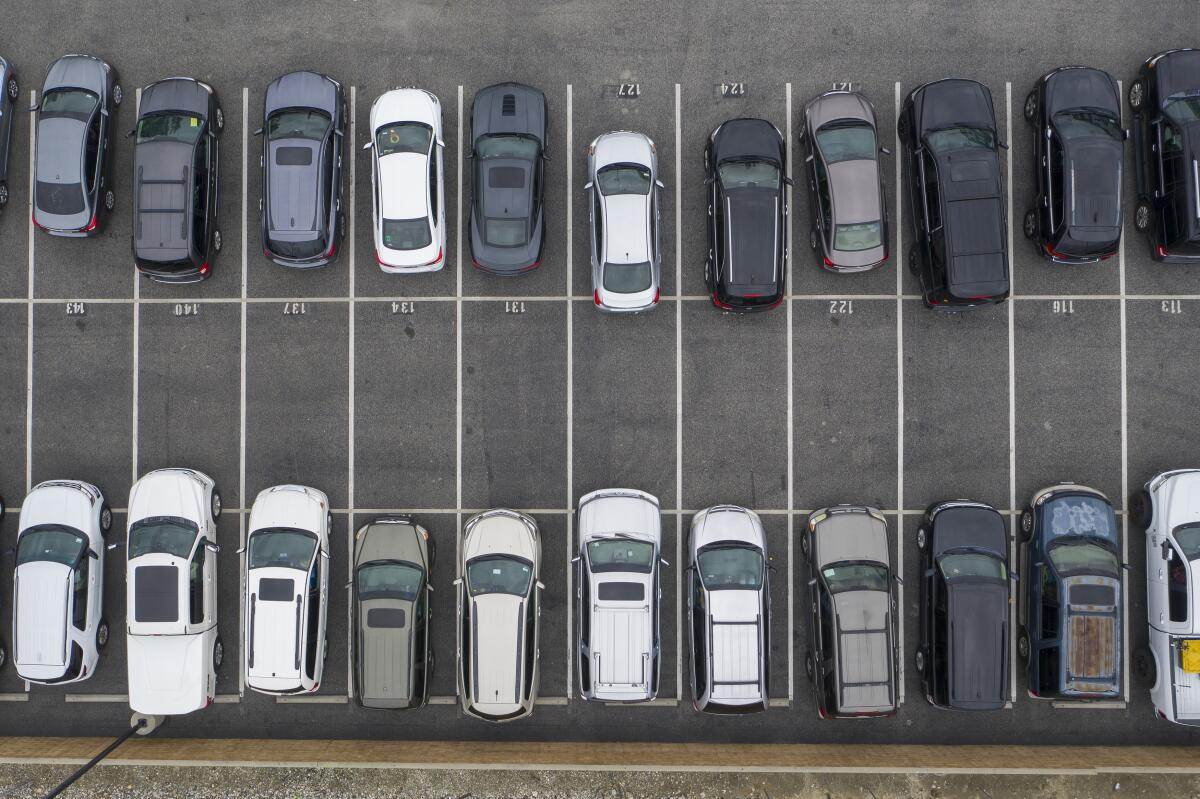
#> input picture Laporan Praktikum 3 dan 4_Alfian Riswandi_202231005/1.jpg, 1200 x 799 px
$ jupyter execute 'Laporan Praktikum 3 dan 4_Alfian Riswandi_202231005.ipynb'
#> lines starting #> are read from the running program, lines starting #| are printed output that depends on the picture; after the words box and inside, x2 and y2 are one past the last pixel; in counts of white or black regions, pixels touching at a corner belong together
## Praktikum Tepi dan Garis Menggunakan Gambar

[cell 1]
import cv2
import matplotlib.pyplot as plt
import numpy as np

[cell 2]
image_color = cv2.imread('1.jpg')
#> image_color is the input picture: shape (799, 1200, 3); mean B, G, R 104.3, 103.1, 103
image_gray = cv2.cvtColor(image_color, cv2.COLOR_BGR2GRAY)

[cell 3]
fig, ax = plt.subplots(1, 2, figsize=(12, 6))

ax[0].imshow(cv2.cvtColor(image_color, cv2.COLOR_BGR2RGB))
ax[0].set_title('Gambar Asli')
ax[0].axis('off')

ax[1].imshow(image_gray, cmap='gray')
ax[1].set_title('Gambar Gray')
ax[1].axis('off')

plt.show()
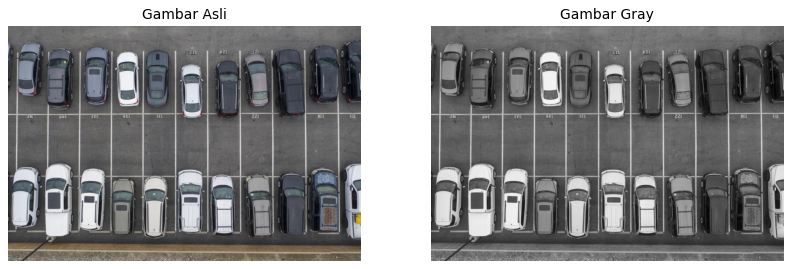
#> figure drawn by matplotlib, 2 panels

[cell 4]
edges = cv2.Canny(image_gray, 100, 200)
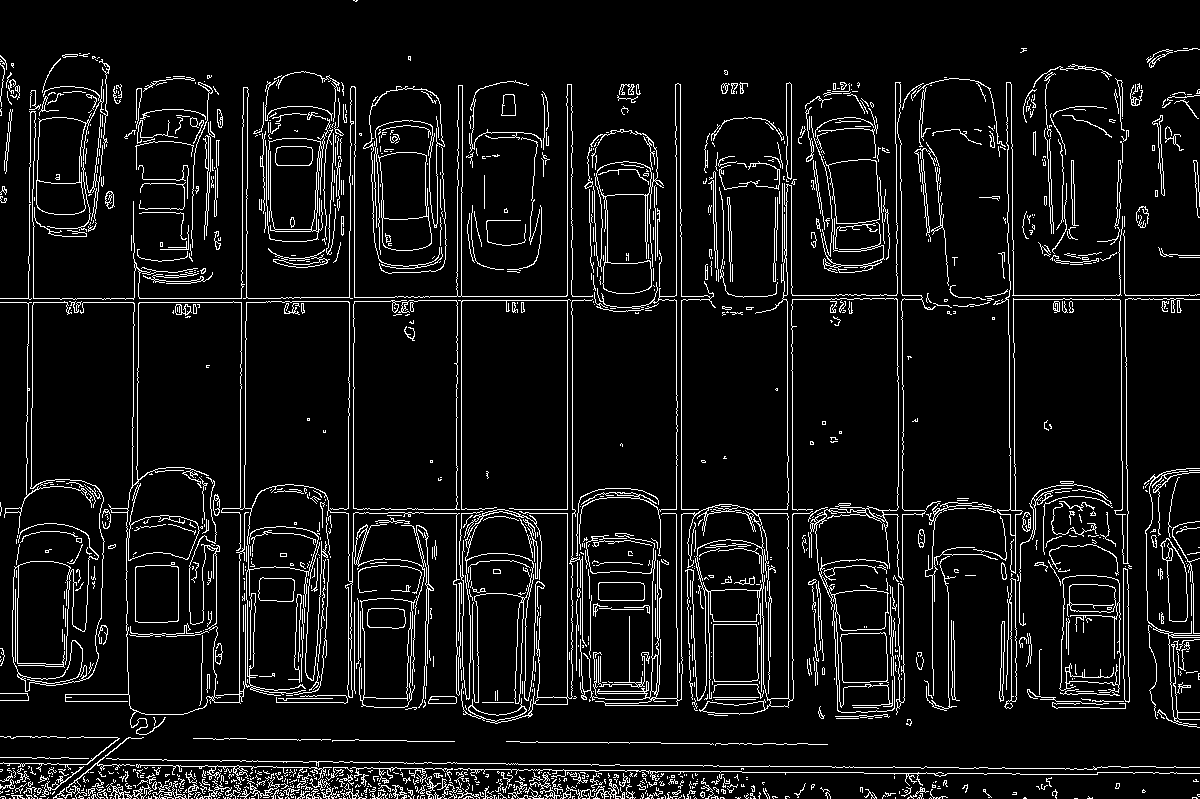
#> edges: shape (799, 1200); 7.7% white in thin lines or dots

[cell 5]
plt.imshow(edges, cmap='gray')
plt.title('Deteksi Tepi')
plt.axis('off')
plt.show()

[cell 6]
lines = cv2.HoughLinesP(edges, 1, np.pi / 180, threshold=100, minLineLength=50, maxLineGap=10)
#> lines = 284 rows, first 6: [567, 704, 567, 84], [676, 627, 676, 126], [681, 699, 681, 224], [572, 587, 572, 295], [322, 509, 484, 509], [456, 702, 456, 363]

[cell 7]
image_lines = cv2.cvtColor(image_gray, cv2.COLOR_GRAY2BGR)

[cell 8]
for line in lines:
    x1, y1, x2, y2 = line[0]
    cv2.line(image_lines, (x1, y1), (x2, y2), (255, 0, 255), 2)
#> this loop made 284 passes
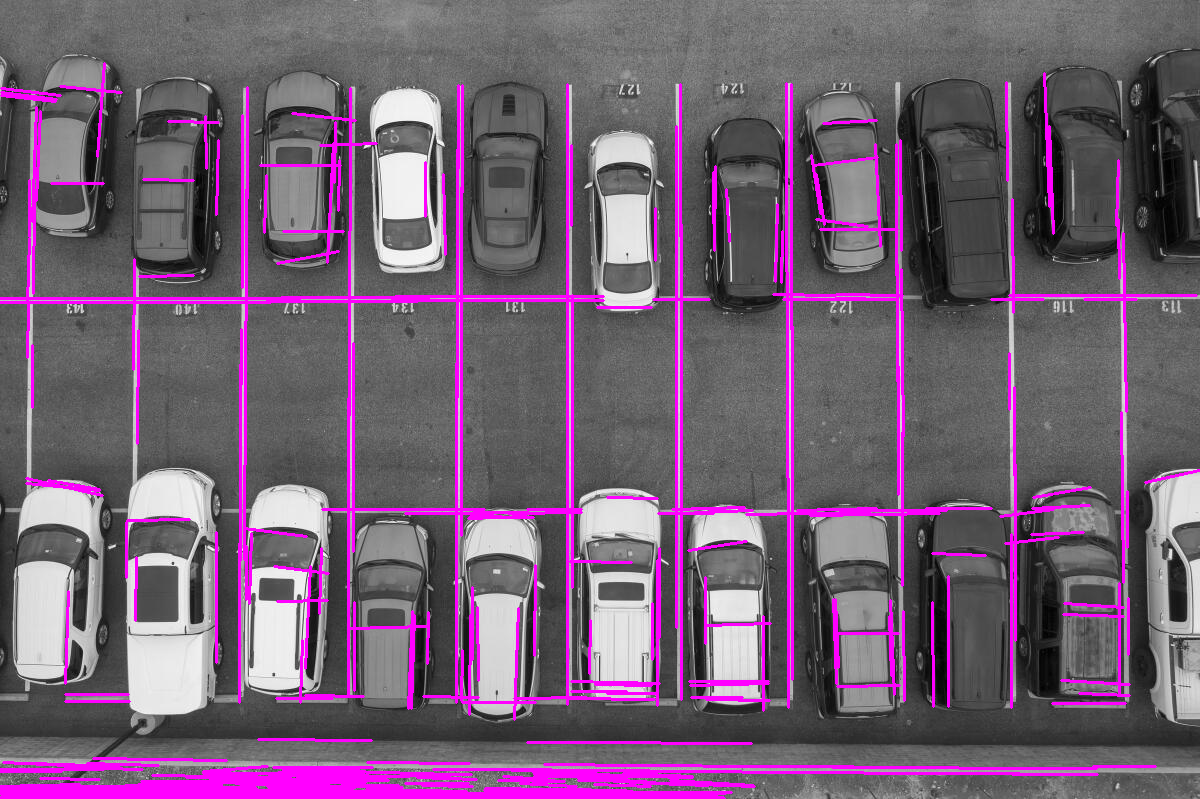
#> image_lines: shape (799, 1200, 3); mean B, G, R 114.5, 92.9, 114.5

[cell 9]
plt.imshow(cv2.cvtColor(image_lines, cv2.COLOR_BGR2RGB))
plt.title('Deteksi Garis Hough Transform')
plt.axis('off')
plt.show()

## Praktikum Ekstraksi Fitur Menggunakan skimage (scikit-image) RGB to HSV

[cell 10]
from skimage import io, color
import matplotlib.pyplot as plt

[cell 11]
image_rgb = io.imread('1.jpg')

[cell 12]
plt.imshow(image_rgb)
plt.title('Gambar Asli')
plt.axis('off')
plt.show()

[cell 13]
image_hsv = color.rgb2hsv(image_rgb)
#> image_hsv: shape (799, 1200, 3) float64; mean of channels 0, 1, 2 0.391, 0.0828, 0.422

[cell 14]
plt.imshow(image_hsv)
plt.title('Gambar dalam HSV')
plt.axis('off')
plt.show()

[cell 15]
h, s, v = image_hsv[:, :, 0], image_hsv[:, :, 1], image_hsv[:, :, 2]
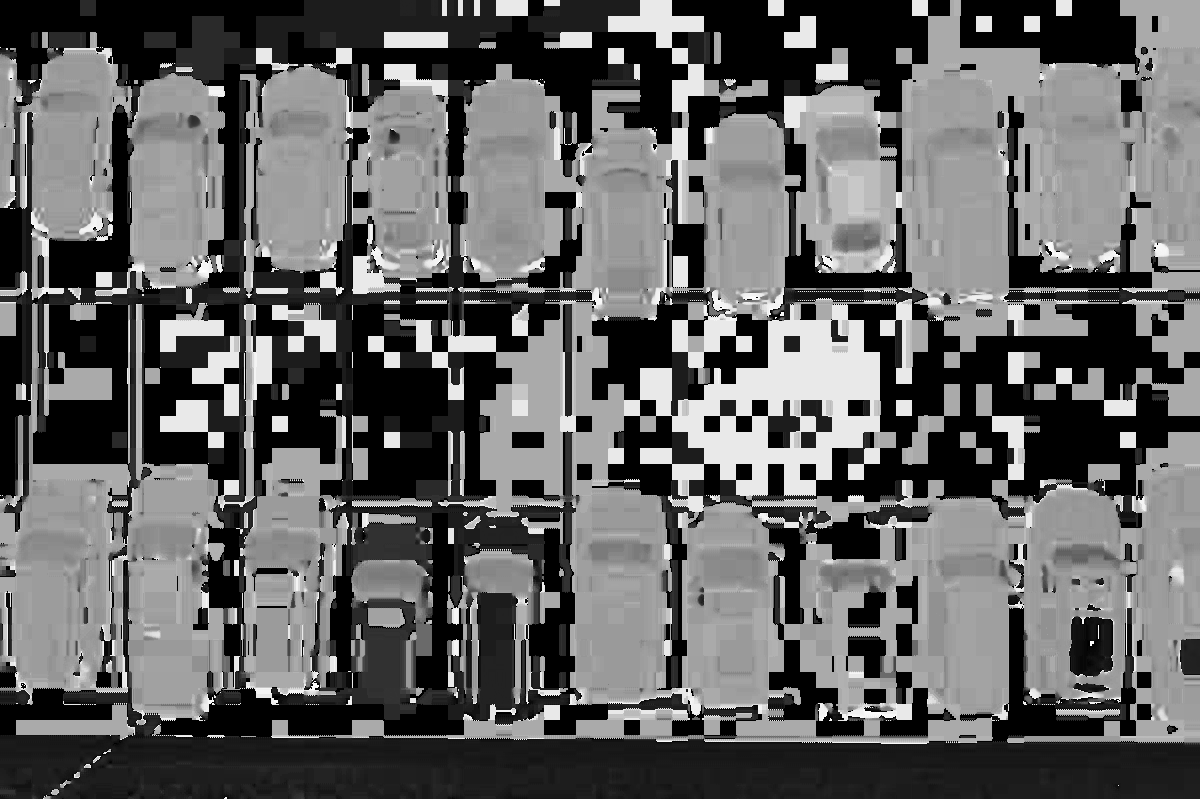
#> h: shape (799, 1200) float64; min 0, max 0.998, mean 0.391
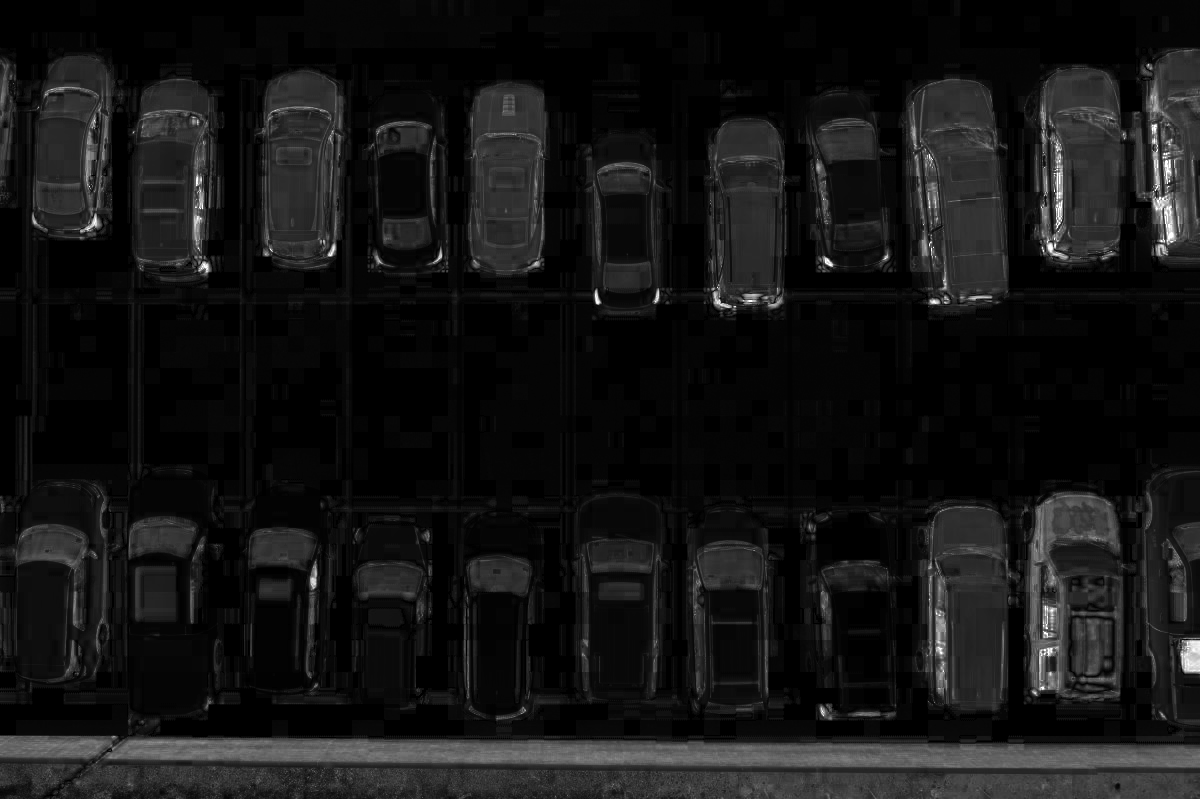
#> s: shape (799, 1200) float64; min 0, max 1, mean 0.0828

[cell 16]
fig, ax = plt.subplots(1, 3, figsize=(18, 6))

ax[0].imshow(h, cmap='hsv')
ax[0].set_title('Komponen Hue')
ax[0].axis('off')

ax[1].imshow(s, cmap='gray')
ax[1].set_title('Komponen Saturation')
ax[1].axis('off')

ax[2].imshow(v, cmap='gray')
ax[2].set_title('Komponen Value')
ax[2].axis('off')

plt.show()

$ run again, with Laporan Praktikum 3 dan 4_Alfian Riswandi_202231005/gambar1.png saved as Laporan Praktikum 3 dan 4_Alfian Riswandi_202231005/1.jpg
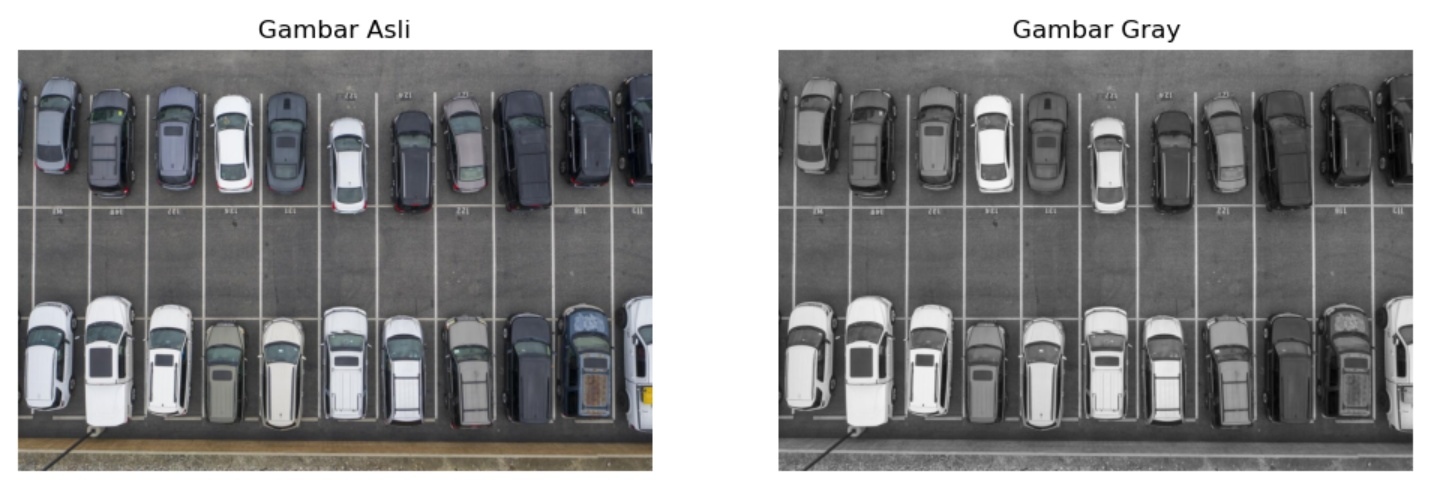
#> input picture Laporan Praktikum 3 dan 4_Alfian Riswandi_202231005/gambar1.png, 1446 x 483 px
#> image_color is the input picture: shape (483, 1446, 3); mean B, G, R 138.5, 138.1, 138
#> `edges = cv2.Canny(image_gray, 100, 200)`:
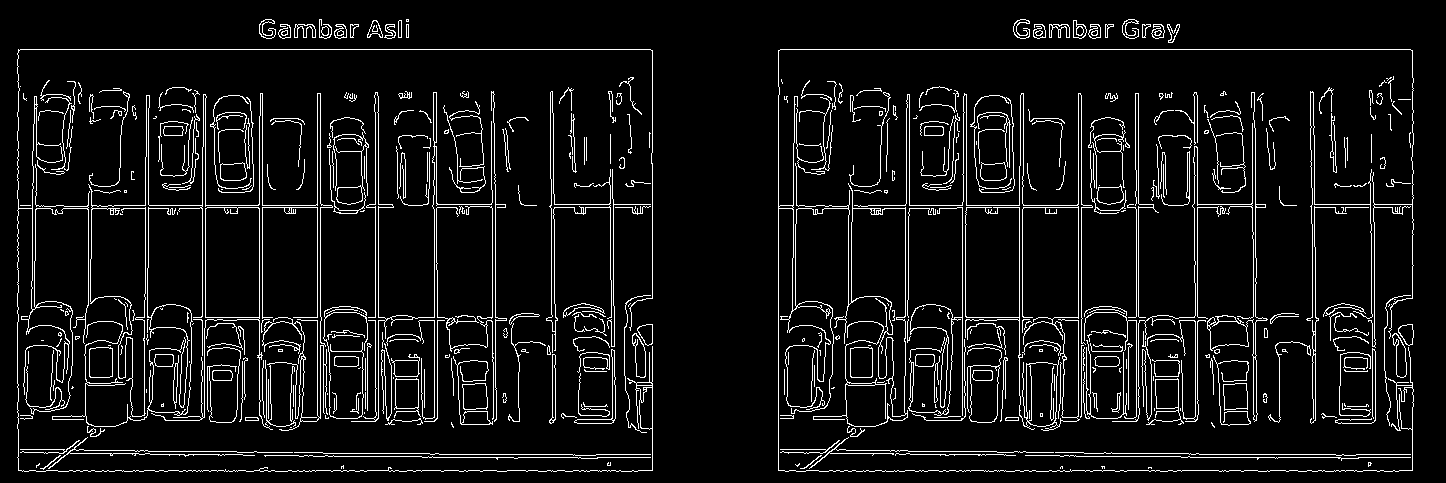
#> edges: shape (483, 1446); 7.2% white in thin lines or dots
#> lines = 135 rows, first 6: [18, 49, 650, 49], [1049, 470, 1412, 470], [892, 454, 1005, 454], [957, 207, 1097, 207], [847, 205, 1095, 205], [526, 471, 637, 471]
#> the loop `for line in lines:` made 135 passes
#> image_hsv: shape (483, 1446, 3) float64; mean of channels 0, 1, 2 0.152, 0.03, 0.548
#> `h, s, v = image_hsv[:, :, 0], image_hsv[:, :, 1], image_hsv[:, :, 2]`:
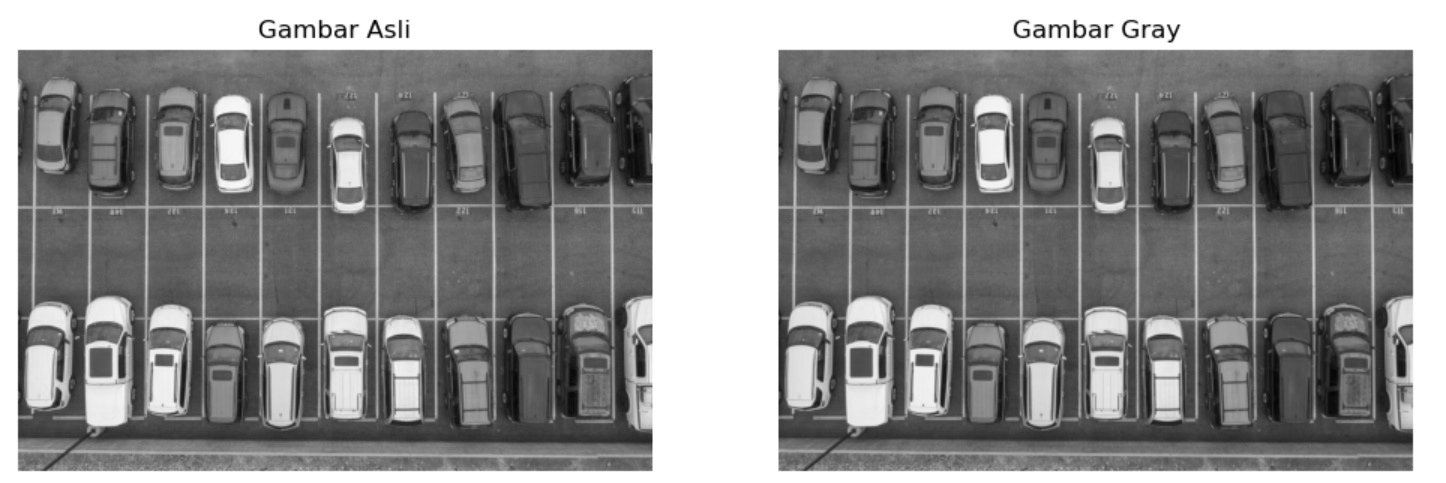
#> v: shape (483, 1446) float64; min 0.00392, max 1, mean 0.548

$ run again, with Laporan Praktikum 3 dan 4_Alfian Riswandi_202231005/gambar3.png saved as Laporan Praktikum 3 dan 4_Alfian Riswandi_202231005/1.jpg
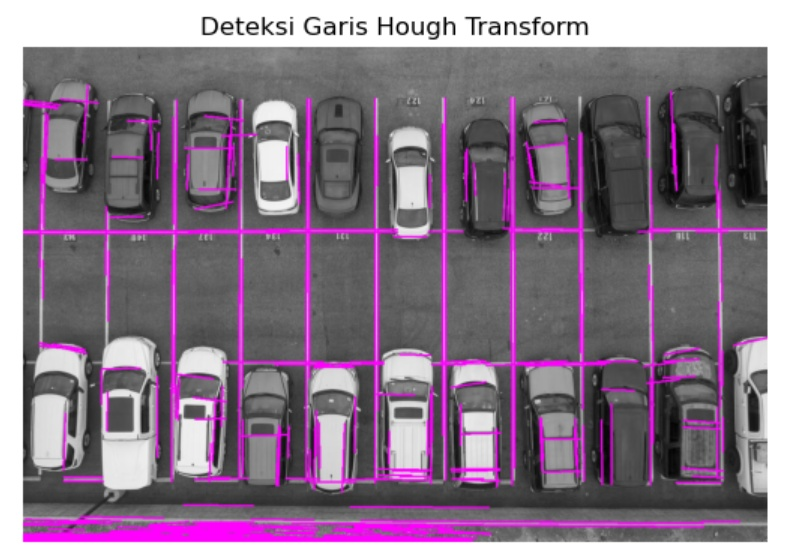
#> input picture Laporan Praktikum 3 dan 4_Alfian Riswandi_202231005/gambar3.png, 811 x 553 px
#> image_color is the input picture: shape (553, 811, 3); mean B, G, R 138, 120.2, 138
#> `edges = cv2.Canny(image_gray, 100, 200)`:
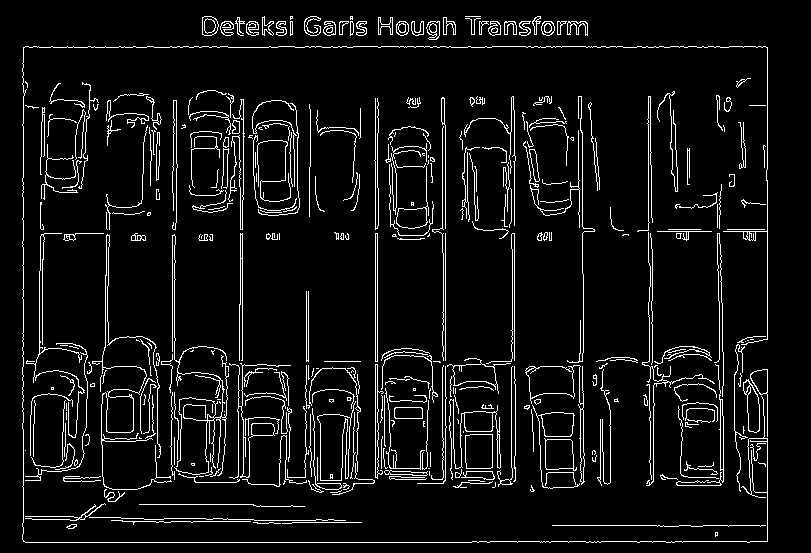
#> edges: shape (553, 811); 6.8% white in thin lines or dots, all inside (x1, y1, x2, y2) = (22, 16, 768, 543)
#> lines = 84 rows, first 6: [767, 339, 767, 47], [23, 541, 23, 47], [269, 46, 450, 46], [25, 542, 489, 542], [24, 47, 277, 47], [375, 477, 375, 98]
#> the loop `for line in lines:` made 84 passes
#> image_hsv: shape (553, 811, 3) float64; mean of channels 0, 1, 2 0.258, 0.109, 0.543
#> `h, s, v = image_hsv[:, :, 0], image_hsv[:, :, 1], image_hsv[:, :, 2]`:
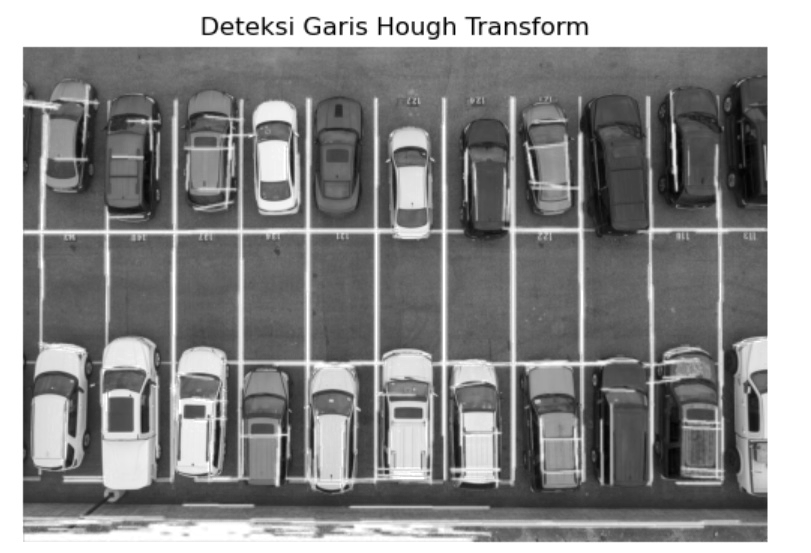
#> v: shape (553, 811) float64; min 0, max 1, mean 0.543
